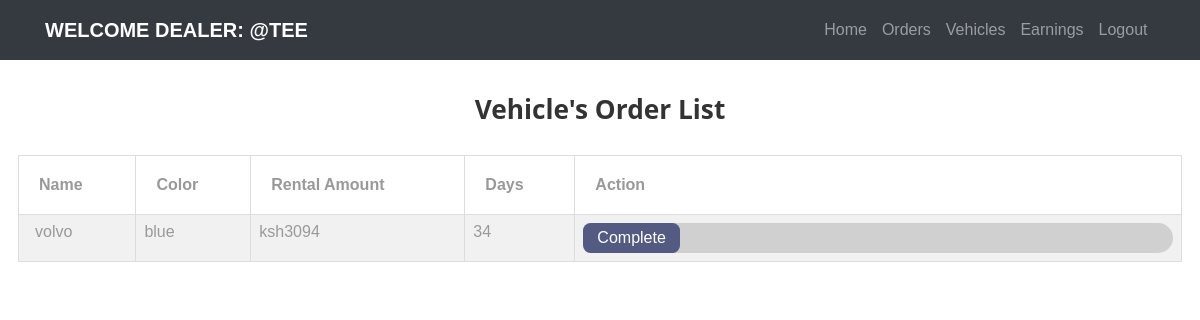
Screenshot of /car_dealer_portal/order_list/ (signed in) with the database file from the repository.
### customer_portal/models.py (models this page shows)
class Orders(models.Model):
    user = models.ForeignKey(User, on_delete=models.PROTECT)
    car_dealer = models.ForeignKey(CarDealer, on_delete=models.PROTECT)
    rent = models.CharField(max_length=8)
    vehicle = models.ForeignKey(Vehicles, on_delete=models.PROTECT)
    days = models.CharField(max_length = 3)
    is_complete = models.BooleanField(default = False)

### car_dealer_portal/models.py (models this page shows)
class Vehicles(models.Model):
    car_name = models.CharField(max_length = 20)
    car_image = models.ImageField(default='static/car-1.png')
    color = models.CharField(max_length = 10)
    dealer = models.ForeignKey(CarDealer, on_delete = models.PROTECT)
    area = models.ForeignKey(Area, on_delete=models.SET_NULL, null = True)
    capacity = models.CharField(max_length = 2)
    is_available = models.BooleanField(default = True)
    description = models.CharField(max_length = 100)

### car_dealer_portal/views.py (the view)
@login_required
def order_list(request):
    username = request.user
    user = User.objects.get(username = username)
    car_dealer = CarDealer.objects.get(car_dealer = user)
    orders = Orders.objects.filter(car_dealer = car_dealer)
    order_list = []
    for o in orders:
        if o.is_complete == False:
            order_list.append(o)
    return render(request, 'car_dealer/order_list.html', {'order_list':order_list})

### car_dealer_portal/templates/car_dealer/order_list.html (shortened to what this page needs)
{% extends 'car_dealer/base.html' %}
{% block content %}
<h3 class="w3-center" style="padding-top:30"><b>Vehicle's Order List</b></h3>
<div style="padding:18">
<table class="w3-table w3-striped w3-center">
  <tr>
    <th style="padding:20">Name </th>
    <th style="padding:20">Color</th>
    <th style="padding:20">Rental Amount </th>
    <th style="padding:20">Days </th>
    <th style="padding:20">Action
    </th>
  </tr>
  {% for order in order_list %}
  <tr>
    <td>{{order.vehicle.car_name}}</td>
    <td>{{order.vehicle.color}}</td>
    <td>ksh{{order.rent}}</td>
    <td>{{order.days}}</td>
    <td><form action = "/car_dealer_portal/complete/" method="post">
      <input class="w3-btn w3-indigo" type="submit" value="Complete">
    </form></td>
  </tr>
{% endfor %}
</table>
</div>
{% endblock %}

### car_dealer_portal/templates/car_dealer/base.html (shortened to what this page needs)
{% load static %}
<html>
<head>
  <link rel="stylesheet" href="{% static 'styles/w3.css' %}">
  <link rel="stylesheet" href="{% static 'css/style.css' %}">
</head>
<body>
  <nav class="navbar navbar-expand-lg navbar-dark ftco_navbar bg-dark" id="ftco-navbar">
    <div class="container">
      {% if user.is_authenticated %}
        <a class="navbar-brand" href="">Welcome Dealer: <span>{{user.username}}</span></a>
      {% else %}
      <a class="navbar-brand" href="{% url 'home' %}">Car<span>Rental</span></a>
      {% endif %}
      <div class="collapse navbar-collapse" id="ftco-nav">
        <ul class="navbar-nav ml-auto">
          {%if user.is_authenticated %}
          <li class="nav-item"><a class="nav-link" href="/car_dealer_portal/auth/">Home</a></li>
          <li class="nav-item"><a class="nav-link" href="/car_dealer_portal/order_list/">Orders</a></li>
          <li class="nav-item"><a class="nav-link" href="/car_dealer_portal/manage_vehicles/">Vehicles</a></li>
          <li class="nav-item"><a class="nav-link" href="/car_dealer_portal/history/">Earnings</a></li>
          <li class="nav-item"><a class="nav-link" href="/car_dealer_portal/logout/">Logout</a></li>
          {% endif %}
        </ul>
      </div>
    </div>
  </nav>
<div class="content">
  {% block content %}
  {% endblock %}
</div>
</body>
</html>

### static/styles/w3.css (style rules this page uses)
html { box-sizing: border-box; }
*, *:before, *:after { box-sizing: inherit; }
html { -ms-text-size-adjust: 100%; -webkit-text-size-adjust: 100%; }
body { margin: 0; }
article, aside, details, figcaption, figure, footer, header, main, menu, nav, section, summary { display: block; }
a { background-color: transparent; -webkit-text-decoration-skip: objects; }
button, input, select, textarea { font: inherit; margin: 0; }
button, input { overflow: visible; }
button, html [type="button"], [type="reset"], [type="submit"] { -webkit-appearance: button; }
html, body { font-family: Verdana, sans-serif; font-size: 15px; line-height: 1.5; }
html { overflow-x: hidden; }
h3 { font-size: 24px; }
h1, h2, h3, h4, h5, h6 { font-family: "Segoe UI", Arial, sans-serif; font-weight: 400; margin: 10px 0; }
a { color: inherit; }
.w3-table, .w3-table-all { border: 1px solid #dddddd; border-collapse: collapse; border-spacing: 0; width: 100%; display: table; }
.w3-striped tbody tr:nth-child(even) { background-color: #f1f1f1; }
.w3-table td, .w3-table th, .w3-table-all td, .w3-table-all th { padding: 8px 8px; display: table-cell; text-align: left; vertical-align: top; border: 1px solid #dddddd; }
.w3-table th:first-child, .w3-table td:first-child, .w3-table-all th:first-child, .w3-table-all td:first-child { padding-left: 16px; }
.w3-btn, .w3-button { border: none; display: inline-block; padding: 6px 14px; vertical-align: middle; overflow: hidden; text-decoration: none; color: inherit; background-color: inherit; text-align: center; cursor: pointer; white-space: nowrap; border-radius: .5rem; }
.w3-btn, .w3-button { -webkit-touch-callout: none; -webkit-user-select: none; -khtml-user-select: none; -moz-user-select: none; -ms-user-select: none; user-select: none; }
.w3-center { text-align: center !important; }
.w3-indigo, .w3-hover-indigo:hover { color: #fff !important; background-color: #545b82 !important; }
form { margin: auto; min-width: 35vw; background-color: rgb(128, 128, 128,0.3); border-radius: 1.1rem; }

### rows the page displays
Orders: vehicle.car_name "volvo", vehicle.color "blue", rent "3094", days "34"

### other values shown
{{ user.username }} "@TEE"
